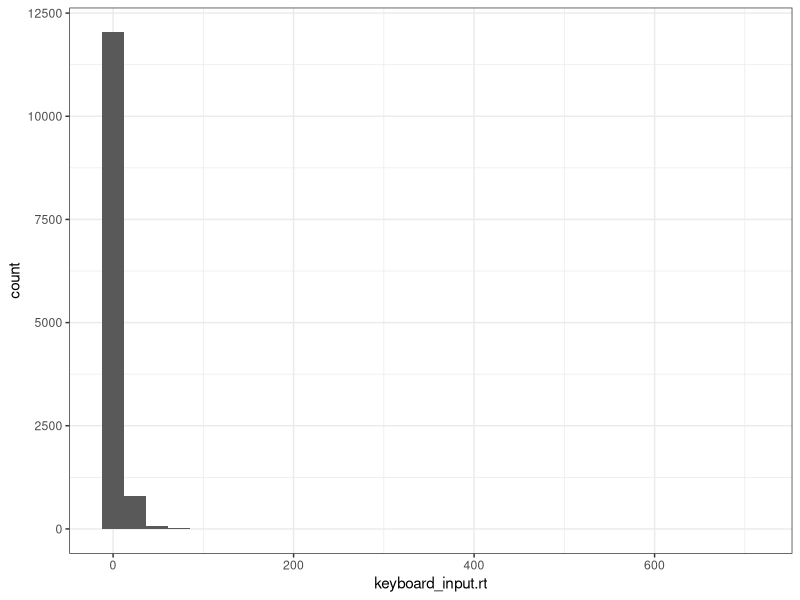
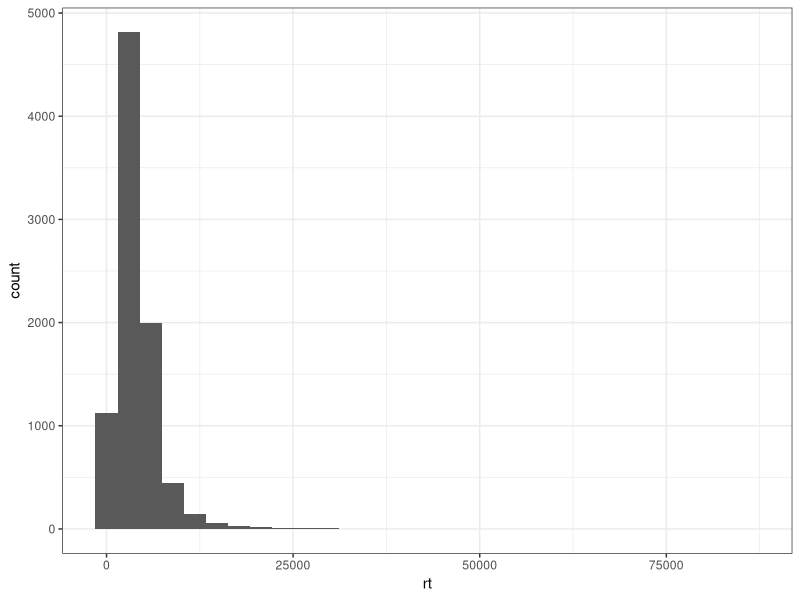
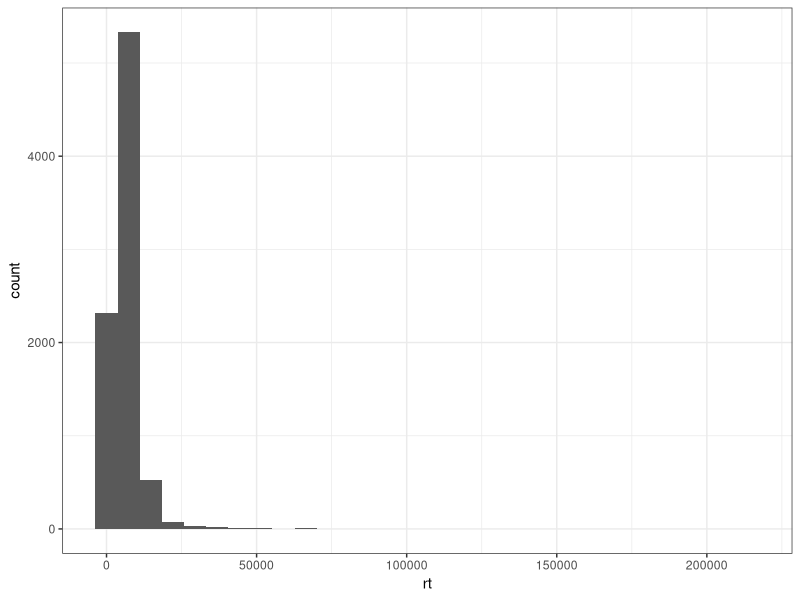

These figures' R source, in order:
# -- header -- #

library(tidyverse)

setwd('~/Github/Racz2024/')

# -- fun -- #

countKeys = function(dat, file_name, keyboard_input.keys, left, right){
  dat %>% 
  pivot_wider(id_cols = {{file_name}}, names_from = {{keyboard_input.keys}}, values_from = n, values_fill = 0) %>%
  filter({{left}} == 0 | {{right}} == 0)
}

overUpper = function(dat, keyboard_input.rt){
  dat %>% 
  summarise(all_rt = sum({{keyboard_input.rt}})) %>% 
  ungroup() %>% 
  mutate(
    median_all_rt = median(all_rt),
    mad_all_rt = mad(all_rt),
    upper = median_all_rt + 3 * mad_all_rt,
    over_upper = all_rt > upper
  ) %>% 
  filter(over_upper)
}

whichList = function(dat,l){
  dat %>% 
  group_by(part_id) %>% 
  overUpper(rt) %>% 
  select(part_id) %>% 
  left_join({{l}}) %>%
  filter(trial_kind == 'esp trial') %>% 
  distinct(list_number)
}

# -- read -- #

b = read_tsv('exp_data/baseline/baseline_tidy.tsv')
cs = read_tsv('exp_data/esp/esp_master_cselekszik.tsv')
l = read_tsv('exp_data/esp/esp_master_lakok.tsv')

# -- QA -- #

########
# baseline
########

# based on https://aspredicted.org/BL1_S7V
# in the baseline, do some people keep pushing the same button throughout?
b %>% 
  count(file_name,keyboard_input.keys) %>% 
  countKeys(file_name, keyboard_input.keys, left, right)
# no they don't
# in the baseline, is anyone longer than median duration + 3 mad duration
b %>% 
  group_by(file_name) %>% 
  overUpper(keyboard_input.rt)
# they are but I can live with this
# how slow are people?
b %>% 
  ggplot(aes(keyboard_input.rt)) +
  geom_histogram() +
  theme_bw()
# I can live with this too. this wasn't a response time study and they weren't like repeatedly told to hurry up.
# how slow are trials?
b %>% 
  group_by(word) %>% 
  overUpper(keyboard_input.rt)
# okay these are pretty bad but at least there isn't a lot of them, like? median+3mad for trial duration being 5 minutes is also quite something.

########
# esp
########

# in the esp, do some people keep pushing the same button throughout?
l %>% 
  count(part_id,picked_left) %>% 
  countKeys(part_id,picked_left,`TRUE`,`FALSE`)
cs %>% 
  count(part_id,picked_left) %>% 
  countKeys(part_id,picked_left,`TRUE`,`FALSE`)
# no they don't. that would be an achievement in malicious effort
# in the esp, is anyone longer than median duration + 3 mad duration
l %>% 
  group_by(part_id) %>% 
  overUpper(rt)
cs %>% 
  group_by(part_id) %>% 
  overUpper(rt)
# this is miliseconds now, whew. people didn't spend thousands of hours on the experiment.
# we need to rerun these. joy.
# how slow are people?
l %>% 
  ggplot(aes(rt)) +
  geom_histogram() +
  theme_bw()
cs %>% 
  ggplot(aes(rt)) +
  geom_histogram() +
  theme_bw()
# I can live with this too.
# how slow are trials?
l %>% 
  group_by(stimulus) %>% 
  overUpper(rt)
cs %>% 
  group_by(stimulus) %>% 
  overUpper(rt)
# okay we need to remove these.

#########
# lists I need to rerun
#########

# this would be dangerous as it uniques lists but luckily I only have 1 in l and 5 in cs and the same amount of list numbers so it's fine.
l %>% 
  whichList(l) 
# 10
cs %>% 
  whichList(cs)
# 7,9,6,0,3